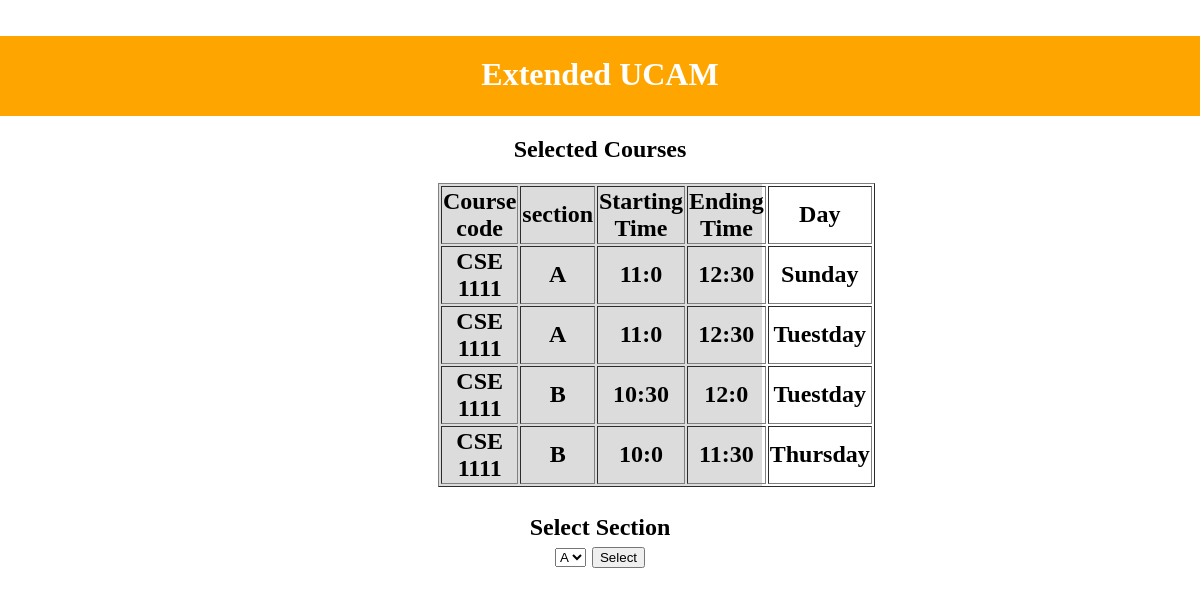
Page /register_course_section.php?course_code=CSE 1111 on the committed database.
### tables this page shows
CREATE TABLE IF NOT EXISTS `course_section` (
  `course_id` int(10) NOT NULL AUTO_INCREMENT,
  `section_name` char(10) DEFAULT NULL,
  `course_code` char(15) DEFAULT NULL,
  PRIMARY KEY (`course_id`),
  KEY `course_code` (`course_code`)
);

CREATE TABLE IF NOT EXISTS `course_section_time` (
  `course_id` int(11) DEFAULT NULL,
  `starting_time` float DEFAULT NULL,
  `ending_time` float DEFAULT NULL,
  `day` int(11) DEFAULT NULL,
  KEY `course_id` (`course_id`)
);

### register_course_section.php (the view, shortened to what this page needs)
<!DOCTYPE html>
<html>
<head>
    <link rel="stylesheet" href="register_course_section.css">
</head>
<body style="background-color:White;"></body>
	<div class="container">
    <head>
</head>
<body>
    <nav style="background-color: orange;width: auto;height: 80px;">
        <div style="color: white;text-align: center; font-size: 32px; font-weight: bold; padding-top: 20px;">Extended
            UCAM</div>
    </nav>
    <body style="background-color:white;"></body>
<?php
	$connect = mysqli_connect( HOST, USER, PASS, DB )
		or die("Can not connect");
	$course_code = $_GET["course_code"];
	echo "<h2>Selected Courses<h2>";
	$results = mysqli_query( $connect,
        "SELECT *
        FROM course_section
        INNER JOIN course_section_time
        ON course_section.course_id=course_section_time.course_id
        Where course_code='$course_code' ; " )
		or die("Can not execute query");
    echo "<div class='table'> \n";
	echo "<table border> \n";
	echo "<th>Course code</th> <th>section</th> <th>Starting Time</th> <th>Ending Time</th> <th>Day</th>\n";
    function getTimeFromFloat($floatTime) {
        $hour = round($floatTime);
        return $hour.":".(($floatTime - $hour)*100);
    }
    function getWeekDay($value) {
        $arr = ["Saturday", "Sunday", "Monday", "Tuestday", "Wednesday", "Thursday", "Friday"];
        return $arr[$value];
    }
	while( $rows = mysqli_fetch_array( $results ) ) {
		extract( $rows );
		echo "<tr>";
		echo "<td> $course_code </td>";
		echo "<td> $section_name </td>";
		echo "<td> ".getTimeFromFloat($starting_time)." </td>";
		echo "<td> ".getTimeFromFloat($ending_time)." </td>";
		echo "<td> ".getWeekDay($day)." </td>";
		echo "</tr> \n";
	}
	echo "</table> \n";
    echo "</div> \n";
?>
    <form method=get action=register_course_result.php>
        <label for="Options">Select Section</label>
        <select type="text" value="Select course" class="form-control" name ="section_name">
            <?php
            $results = mysqli_query( $connect,
            "SELECT * FROM course_section where course_code = '$course_code'" )
                or die("Can not execute query");
            while( $rows = mysqli_fetch_array( $results ) ) {
                extract( $rows );
                echo "<option name='option'>".$section_name."</option>";
            }
            ?>
            </select>
        <input type="submit" value="Select" />
    </form>
    </div>
</body>
</html>

### register_course_section.css (style rules this page uses)
body { margin: 0; padding: 0; }
.container { width: 100%; display: inline-block; margin: auto; text-align: center; }
.table { width: 27%; margin: auto; background-color: gainsboro; }

### register_course_section.php (style rules this page uses)
div { text-align: center; }

### rows in the picture
course_section: course_code "CSE 1111", section_name "A", course_section_time.starting_time "11:0", course_section_time.ending_time "12:30", course_section_time.day "Sunday", course_section_time.day "Tuestday"
course_section: course_code "CSE 1111", section_name "B", course_section_time.starting_time "10:30", course_section_time.ending_time "12:0", course_section_time.day "Tuestday", course_section_time.starting_time "10:0", course_section_time.ending_time "11:30", course_section_time.day "Thursday"

### other values in the picture
form field section_name "A"
